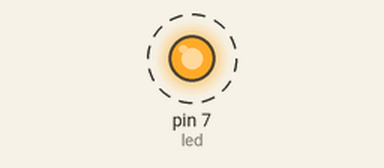
A sketch run on a simulated Arduino Uno, built with avr-gcc and run on an emulated ATmega328P. Shown: output pins drawn as LEDs (lit = HIGH). Dashed ring = blinking.

Above: at 0.5 s.
Timing chart, 0 to 4.6 s (numbered marks = the images above):
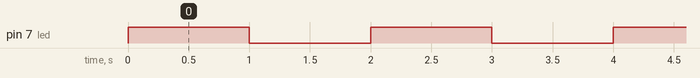

The sketch:

led_blinkering.ino
```cpp
int led = 7;

void setup () {
    Serial.begin(115200);
    pinMode(led, OUTPUT);
    digitalWrite(led, LOW);
}

void loop () {
    digitalWrite(led, HIGH);
    delay(1000);
    digitalWrite(led, LOW);
    delay(1000);
}
```

Measured:
- by itself, pin 7 (led): alternates HIGH for 1.0 s and LOW for 1.0 s
